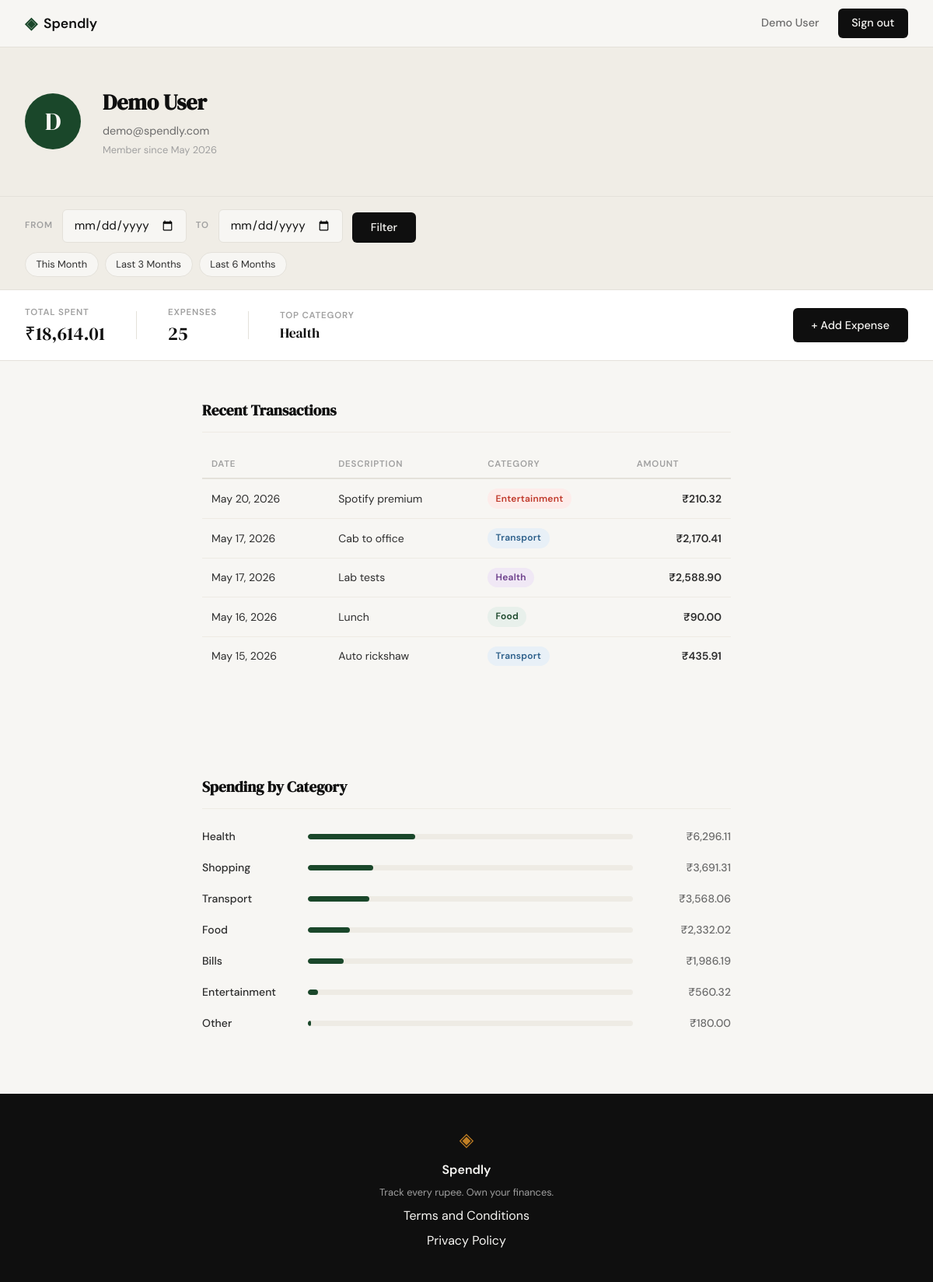
Screenshot of /profile (signed in) with the database file from the repository.
### tables this page shows
CREATE TABLE users (
            id            INTEGER PRIMARY KEY AUTOINCREMENT,
            name          TEXT    NOT NULL,
            email         TEXT    UNIQUE NOT NULL,
            password_hash TEXT    NOT NULL,
            created_at    TEXT    DEFAULT (datetime('now'))
        );

CREATE TABLE expenses (
            id          INTEGER PRIMARY KEY AUTOINCREMENT,
            user_id     INTEGER NOT NULL REFERENCES users(id),
            amount      REAL    NOT NULL,
            category    TEXT    NOT NULL,
            date        TEXT    NOT NULL,
            description TEXT,
            created_at  TEXT    DEFAULT (datetime('now'))
        );

### app.py (the view)
@app.route("/profile")
def profile():
    if not session.get("user_id"):
        return redirect(url_for("login"))
    user_id = session["user_id"]
    user    = get_user_by_id(user_id)
    start = request.args.get("start")
    end   = request.args.get("end")
    if start:
        try:
            datetime.strptime(start, "%Y-%m-%d")
        except ValueError:
            start = None
    if end:
        try:
            datetime.strptime(end, "%Y-%m-%d")
        except ValueError:
            end = None
    tx_limit = 1000 if (start or end) else 5
    filter_label = None
    if start or end:
        parts = [_fmt_date(start) if start else "beginning",
                 _fmt_date(end)   if end   else "today"]
        filter_label = f"{parts[0]} – {parts[1]}"
    today = datetime.today()
    today_str = today.strftime("%Y-%m-%d")
    presets = [
        ("This Month",    today.replace(day=1).strftime("%Y-%m-%d"), today_str),
        ("Last 3 Months", _first_of_month_n_ago(today, 3),          today_str),
        ("Last 6 Months", _first_of_month_n_ago(today, 6),          today_str),
    ]
    stats        = get_summary_stats(user_id, start_date=start, end_date=end)
    transactions = get_recent_transactions(user_id, limit=tx_limit, start_date=start, end_date=end)
    breakdown    = get_category_breakdown(user_id, start_date=start, end_date=end)
    return render_template(
        "profile.html",
        user=user,
        stats=stats,
        transactions=transactions,
        breakdown=breakdown,
        fmt_date=_fmt_date,
        start=start,
        end=end,
        filter_label=filter_label,
        presets=presets,
    )

### app.py (called while the page is built)
def _fmt_date(iso):
    try:
        d = datetime.strptime(iso, "%Y-%m-%d")
        return f"{d.strftime('%b')} {d.day}, {d.year}"
    except Exception:
        return iso

def _first_of_month_n_ago(dt, n):
    m = dt.month - n
    y = dt.year
    if m < 1:
        m += 12
        y -= 1
    return f"{y:04d}-{m:02d}-01"

### database/db.py (called while the page is built)
def get_db():
    conn = sqlite3.connect(DB_PATH)
    conn.row_factory = sqlite3.Row
    conn.execute("PRAGMA foreign_keys = ON")
    return conn

### database/queries.py (called while the page is built)
def get_user_by_id(user_id):
    conn = get_db()
    try:
        row = conn.execute(
            "SELECT name, email, created_at FROM users WHERE id = ?",
            (user_id,),
        ).fetchone()
        if row is None:
            return None
        try:
            dt = datetime.fromisoformat(row["created_at"])
            member_since = dt.strftime("%B %Y")
        except Exception:
            member_since = row["created_at"]
        return {"name": row["name"], "email": row["email"], "member_since": member_since}
    finally:
        conn.close()

def get_recent_transactions(user_id, limit=10, start_date=None, end_date=None):
    conn = get_db()
    try:
        conditions = ["user_id = ?"]
        params = [user_id]
        if start_date:
            conditions.append("date >= ?")
            params.append(start_date)
        if end_date:
            conditions.append("date <= ?")
            params.append(end_date)
        params.append(limit)
        where_clause = " AND ".join(conditions)
        rows = conn.execute(
            f"SELECT date, description, category, amount"
            f" FROM expenses WHERE {where_clause}"
            f" ORDER BY date DESC, id DESC LIMIT ?",
            tuple(params),
        ).fetchall()
        return [dict(r) for r in rows]
    finally:
        conn.close()

### templates/profile.html (shortened to what this page needs)
{% extends "base.html" %}
{% block head %}
<link rel="stylesheet" href="{{ url_for('static', filename='css/profile.css') }}">
{% endblock %}
{% block content %}
<div class="profile-page">
    <div class="profile-header">
        <div class="profile-header-inner">
            <div class="profile-avatar">{{ user["name"][0].upper() }}</div>
            <div class="profile-meta">
                <h1 class="profile-name">{{ user["name"] }}</h1>
                <p class="profile-email">{{ user["email"] }}</p>
                <p class="profile-since">Member since {{ user.member_since }}</p>
            </div>
        </div>
    </div>
    <div class="filter-bar">
        <form class="filter-form" method="GET" action="{{ url_for('profile') }}">
            <div class="filter-fields">
                <label class="filter-label-text" for="start">From</label>
                <input class="form-input filter-input" type="date" id="start" name="start"
                       value="{{ start or '' }}">
                <label class="filter-label-text" for="end">To</label>
                <input class="form-input filter-input" type="date" id="end" name="end"
                       value="{{ end or '' }}">
                <button class="btn-primary filter-btn" type="submit">Filter</button>
            </div>
            <div class="filter-presets">
                {% for label, pstart, pend in presets %}
                <a class="filter-preset{% if start == pstart and end == pend %} filter-preset--active{% endif %}"
                   href="{{ url_for('profile', start=pstart, end=pend) }}">{{ label }}</a>
                {% endfor %}
            </div>
        </form>
    </div>
    <div class="profile-stats">
        <div class="profile-stats-inner">
            <div class="stat-card">
                <span class="stat-label">Total Spent</span>
                <span class="stat-value">₹{{ "{:,.2f}".format(stats.total_spent) }}</span>
            </div>
            <div class="stat-card">
                <span class="stat-label">Expenses</span>
                <span class="stat-value">{{ stats.transaction_count }}</span>
            </div>
            <div class="stat-card">
                <span class="stat-label">Top Category</span>
                <span class="stat-value stat-value--sm">{{ stats.top_category }}</span>
            </div>
            <div class="stat-cta">
                <a href="{{ url_for('add_expense') }}" class="btn-primary">+ Add Expense</a>
            </div>
        </div>
    </div>
    <div class="profile-body">
        <div class="profile-body-inner">
            <h2 class="section-title">Recent Transactions</h2>
            {% if transactions %}
            <div class="transactions-wrap">
                <table class="transactions-table">
                    <thead>
                        <tr>
                            <th>Date</th>
                            <th>Description</th>
                            <th>Category</th>
                            <th class="col-amount">Amount</th>
                        </tr>
                    </thead>
                    <tbody>
                        {% for e in transactions %}
                        <tr>
                            <td class="col-date">{{ fmt_date(e["date"]) }}</td>
                            <td class="col-desc">{{ e["description"] or "—" }}</td>
                            <td>
                                <span class="badge badge--{{ e['category'] | lower | replace(' ', '-') }}">
                                    {{ e["category"] }}
                                </span>
                            </td>
                            <td class="col-amount">₹{{ "{:,.2f}".format(e["amount"]) }}</td>
                        </tr>
                        {% endfor %}
                    </tbody>
                </table>
            </div>
            {% else %}
            <p class="no-expenses">No transactions yet.</p>
            {% endif %}
        </div>
    </div>
    <div class="profile-body">
        <div class="profile-body-inner">
            <h2 class="section-title">Spending by Category</h2>
            {% if breakdown %}
                <div class="category-list">
                    {% for item in breakdown %}
                    <div class="category-row">
                        <div class="category-name">{{ item.name }}</div>
                        <div class="category-bar-track">
                            <div class="category-bar-fill"
                                 style="width: {{ item.pct }}%"></div>
                        </div>
                        <div class="category-amount">₹{{ "{:,.2f}".format(item.amount) }}</div>
                    </div>
                    {% endfor %}
                </div>
            {% else %}
                <p class="no-expenses">
                    No expenses recorded yet.
                    <a href="{{ url_for('add_expense') }}">Add your first one.</a>
                </p>
            {% endif %}
        </div>
    </div>
</div>
{% endblock %}

### templates/base.html (shortened to what this page needs)
<!DOCTYPE html>
<html lang="en">
<head>
    <link rel="stylesheet" href="{{ url_for('static', filename='css/style.css') }}">
    {% block head %}{% endblock %}
</head>
<body>
    <nav class="navbar">
        <div class="nav-inner">
            <a href="{{ url_for('landing') }}" class="nav-brand">
                <span class="brand-icon">◈</span>
                <span class="brand-name">Spendly</span>
            </a>
            <div class="nav-links">
                {% if session.get("user_id") %}
                <a href="{{ url_for('profile') }}">{{ session.get("user_name", "Profile") }}</a>
                <a href="{{ url_for('logout') }}" class="nav-cta">Sign out</a>
                {% else %}
                <a href="{{ url_for('login') }}">Sign in</a>
                <a href="{{ url_for('register') }}" class="nav-cta">Get started</a>
                {% endif %}
            </div>
        </div>
    </nav>
    <main class="main-content">
        {% block content %}{% endblock %}
    </main>
    <footer class="footer">
        <div class="footer-inner">
            <span class="brand-icon">◈</span>
            <span class="footer-name">Spendly</span>
            <p class="footer-copy">Track every rupee. Own your finances.</p>
            <a href="/terms">Terms and Conditions</a>
            <a href="/privacy">Privacy Policy</a>
        </div>
    </footer>
</body>
</html>

### static/css/style.css (style rules this page uses)
:root { --ink: #0f0f0f; --ink-soft: #2d2d2d; --ink-muted: #6b6b6b; --ink-faint: #a0a0a0; --paper: #f7f6f3; --paper-warm: #f0ede6; --paper-card: #ffffff; --accent: #1a472a; --accent-light: #e8f0eb; --accent-2: #c17f24; --accent-2-light: #fdf3e3; --danger: #c0392b; --danger-light: #fdecea; --border: #e4e1da; --border-soft: #eeebe4; --font-display: 'DM Serif Display', Georgia, serif; --font-body: 'DM Sans', system-ui, sans-serif; --max-width: 1200px; --auth-width: 440px; --radius-sm: 6px; --radius-md: 12px; --radius-lg: 20px; }
*, *::before, *::after { box-sizing: border-box; margin: 0; padding: 0; }
html { font-size: 16px; scroll-behavior: smooth; }
body { background: var(--paper); color: var(--ink); font-family: var(--font-body); font-size: 1rem; line-height: 1.6; -webkit-font-smoothing: antialiased; }
a { color: inherit; text-decoration: none; }
.navbar { position: sticky; top: 0; z-index: 100; background: var(--paper); border-bottom: 1px solid var(--border); padding: 0 2rem; }
.nav-inner { max-width: var(--max-width); margin: 0 auto; height: 60px; display: flex; align-items: center; justify-content: space-between; }
.nav-brand { display: flex; align-items: center; gap: 0.5rem; font-family: var(--font-body); font-weight: 600; font-size: 1.1rem; color: var(--ink); }
.brand-icon { color: var(--accent); font-size: 1.3rem; }
.brand-name { color: var(--ink); }
.nav-links { display: flex; align-items: center; gap: 1.5rem; font-size: 0.9rem; font-weight: 500; }
.nav-links a { color: var(--ink-muted); transition: color 0.2s; }
.nav-cta { background: var(--ink) !important; color: var(--paper) !important; padding: 0.45rem 1.1rem; border-radius: var(--radius-sm); transition: background 0.2s !important; }
.main-content { min-height: calc(100vh - 60px - 100px); }
.btn-primary { display: inline-block; background: var(--ink); color: var(--paper); padding: 0.65rem 1.5rem; border-radius: var(--radius-sm); font-family: var(--font-body); font-size: 0.9rem; font-weight: 500; cursor: pointer; border: none; transition: background 0.2s; text-decoration: none; }
.form-input { width: 100%; padding: 0.6rem 0.875rem; border: 1px solid var(--border); border-radius: var(--radius-sm); font-family: var(--font-body); font-size: 0.95rem; color: var(--ink); background: var(--paper); outline: none; transition: border-color 0.2s; }
.form-input::placeholder { color: var(--ink-faint); }
.footer { background: var(--ink); color: var(--paper); padding: 2.5rem 2rem; text-align: center; }
.footer-inner { display: flex; flex-direction: column; align-items: center; gap: 0.4rem; }
.footer .brand-icon { color: var(--accent-2); font-size: 1.5rem; }
.footer-name { font-weight: 600; font-size: 1rem; }
.footer-copy { font-size: 0.8rem; color: var(--ink-faint); }

### rows the page displays
users: get "Demo User", name "D", name "Demo User", email "demo@spendly.com"
expenses: date "May 20, 2026", description "Spotify premium", category "Entertainment", amount "210.32"
expenses: date "May 17, 2026", description "Cab to office", category "Transport", amount "2,170.41"
expenses: date "May 17, 2026", description "Lab tests", category "Health", amount "2,588.90"
expenses: date "May 16, 2026", description "Lunch", category "Food", amount "90.00"
expenses: date "May 15, 2026", description "Auto rickshaw", category "Transport", amount "435.91"
expenses: name "Other", {{ item.pct }} 1 (drawn), amount "180.00"

### other values shown
{{ user.member_since }} "May 2026"
{{ label }} "This Month" "Last 3 Months" "Last 6 Months"
{{ "{:,.2f}".format(stats.total_spent) }} "18,614.01"
{{ stats.transaction_count }} "25"
{{ stats.top_category }} "Health"
{{ item.name }} "Health" "Shopping" "Transport" "Food" "Bills" "Entertainment"
{{ "{:,.2f}".format(item.amount) }} "6,296.11" "3,691.31" "3,568.06" "2,332.02" "1,986.19" "560.32"
